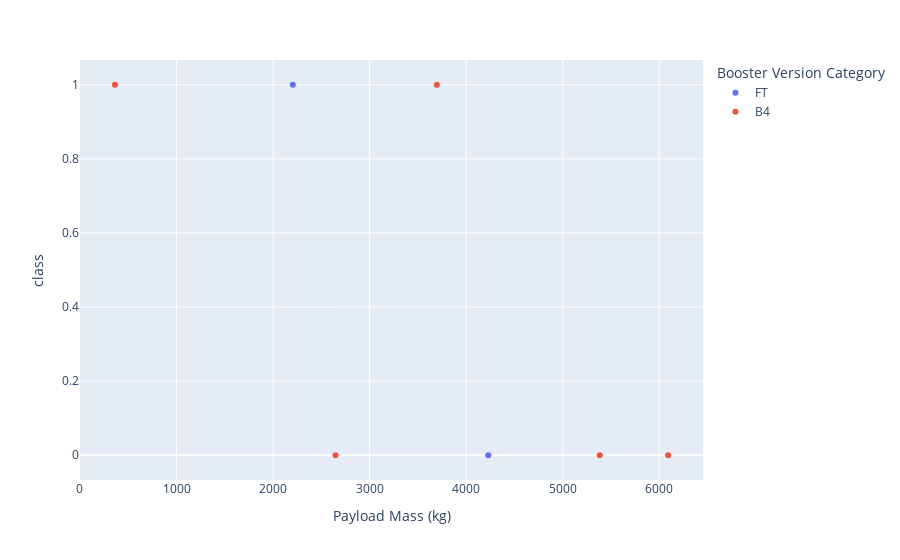

The code cell stored with this chart in its notebook:
### Code cell
weight_range = [0, 99000]
filtered_df = spacex_df[spacex_df['Launch Site'] == entered_site]
filtered_df = filtered_df[(filtered_df['Payload Mass (kg)'] > weight_range[0]) & (filtered_df['Payload Mass (kg)'] < weight_range[1])] 
px.scatter(filtered_df, x='Payload Mass (kg)', y='class', color='Booster Version Category')

### Figure 1 — Plotly figure (JSON) as saved in the notebook; plotly's stock layout.template omitted (floating-point values rounded to 4 significant figures)
{"data": [{"hovertemplate": "Booster Version Category=FT<br>Payload Mass (kg)=%{x}<br>class=%{y}<extra></extra>", "legendgroup": "FT", "marker": {"color": "#636efa", "symbol": "circle"}, "mode": "markers", "name": "FT", "orientation": "v", "showlegend": true, "type": "scatter", "x": [2205, 4230], "xaxis": "x", "y": [1, 0], "yaxis": "y"}, {"hovertemplate": "Booster Version Category=B4<br>Payload Mass (kg)=%{x}<br>class=%{y}<extra></extra>", "legendgroup": "B4", "marker": {"color": "#EF553B", "symbol": "circle"}, "mode": "markers", "name": "B4", "orientation": "v", "showlegend": true, "type": "scatter", "x": [3697.0, 6092, 2647, 362, 5384], "xaxis": "x", "y": [1, 0, 0, 1, 0], "yaxis": "y"}], "layout": {"legend": {"title": {"text": "Booster Version Category"}, "tracegroupgap": 0}, "margin": {"t": 60}, "xaxis": {"anchor": "y", "domain": [0, 1], "title": {"text": "Payload Mass (kg)"}}, "yaxis": {"anchor": "x", "domain": [0, 1], "title": {"text": "class"}}}}
